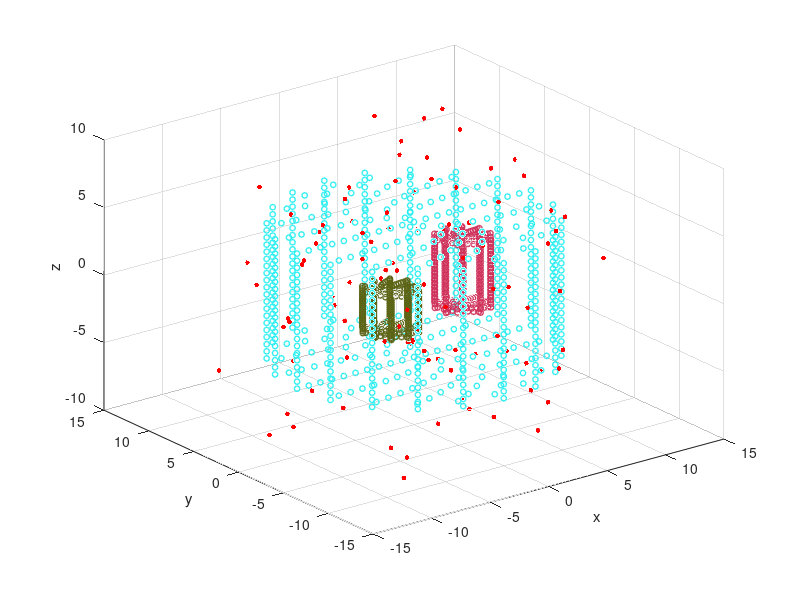

This figure's MATLAB source:


clear all
clf;

d=3;       % Dim of samples
c=3;       % Number of clusters
center=[0 0 0;8 5 -2;-2 0 -1];
r=[10 2 2];
h=[10 5 3];
k=[1 0.5 0.4];
%edge=[-10 10;0 10;10 40];
eps=0.001;
res=10;   % res rings
res_space=linspace(4,20,res-1);

cluster_colors=rand(c,3);

noise=100;
noise_range=[-10,10];
noise_thr=4;

X=[];
Labels=[];

for j=1:c
    a=1;
    for dr=0:r(j)/res:r(j)*(res-1)/res
        if dr==0
            X=cat(1,X,center(j,:)-[0 0 h(j)/2]);
            Labels=cat(1,Labels,j);
            continue;
        end
        for theta=0:2*pi/res_space(a):2*pi*(res_space(a)-1)/res_space(a)
            X=cat(1,X,[dr*cos(theta) dr*sin(theta) -h(j)/2]+center(j,:));
            Labels=cat(1,Labels,j);
        end
        a=a+1;
    end
    a=res-1;
    for dz=-h(j)/2:h(j)/(res_space(a)-1):h(j)/2
        for theta=0:2*pi/res_space(a):2*pi*(res_space(a)-1)/res_space(a)
            X=cat(1,X,[r(j)*cos(theta) r(j)*sin(theta) dz]+center(j,:));
            Labels=cat(1,Labels,j);
        end
    end
    
    
    for dr=r(j)*(res-1)/res:-r(j)/res:0
        if dr<=0
            X=cat(1,X,center(j,:)+[0 0 h(j)/2]);
            Labels=cat(1,Labels,j);
            a=a+1;
            continue;
        end
        for theta=0:2*pi/res_space(a):2*pi*(res_space(a)-1)/res_space(a)
            X=cat(1,X,[dr*cos(theta) dr*sin(theta) +h(j)/2]+center(j,:));
            Labels=cat(1,Labels,j);
        end
        a=a-1;
    end
end

Y=[];
Y_Labels=[];
cluster_samples=zeros(1,c);
for j=1:c
    indexes=find(Labels==j);
    cluster_samples(j)=length(indexes(1):floor(1/k(j)):indexes(end));
    Y=cat(1,Y,X(indexes(1):floor(1/k(j)):indexes(end),:));
    Y_Labels=cat(1,Y_Labels,j*ones(cluster_samples(j),1));
end

Y=Y+eps*(2*rand(length(Y),d)-1);

iter=1;
noise_p=[];
norms_points=zeros(1,c);
while length(noise_p)<noise && iter<500 && noise>0
    point=rand(1,d)*(noise_range(1)-noise_range(2))+noise_range(2);
    for p=1:c
        norms_points(p)=norm(point-center(p,:));
    end
    if min(norms_points)>noise_thr
       noise_p=cat(1,noise_p,point);
    end
    iter=iter+1;
end

if noise>0
    %pause(5/noise);
    %plot3(noise_p(:,1),noise_p(:,2),noise_p(:,3),'hr',...
    %        'LineWidth',1,'MarkerSize',2);
    Y=cat(1,Y,noise_p);
    Y_Labels=cat(1,Y_Labels,-ones(noise,1));
end


%m=ones(length(Y),1)*(edge(:,2)'-edge(:,1)')./(max(Y)-min(Y));     %Normalization
%Y=ones(length(Y),1)*edge(:,1)'+m.*(Y-ones(length(Y),1)*min(Y));

figure(1);
for i=1:length(Y)
    pause(1/length(Y));
    if Y_Labels(i)>0    
        plot3(Y(i,1),Y(i,2),Y(i,3),'o','color',cluster_colors(Y_Labels(i),:),...
            'LineWidth',1,'MarkerSize',4);
    else
        plot3(noise_p(:,1),noise_p(:,2),noise_p(:,3),'hr',...
        'LineWidth',1,'MarkerSize',2);
    end
    hold on;
end
grid on;
xlabel('x');
ylabel('y');
zlabel('z');


clear s theta mu ADD

data.name='Galil';
data.X=Y;
data.Labels=Y_Labels;
data.n=length(Y);
data.d=d;
data.c=c;
data.cluster_samples=cluster_samples;

clear a cluster colors dr dz i j k Labels n noise_p
clear norms_points point p X iter indexes

